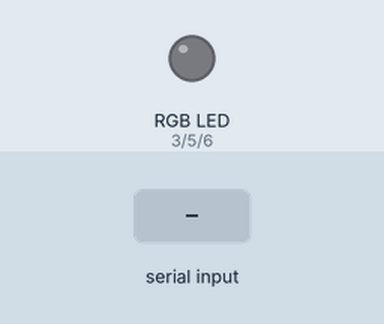
The sketch below on a simulated Arduino Uno, built with avr-gcc and run on an emulated ATmega328P. Parts: an RGB LED mixed from three pins (HIGH = lit). Inputs (shaded band) come from the test bench. Dim RGB values are drawn brighter than linear; what the sketch prints to the serial monitor is not drawn.

Above: at 1.2 s.
1.3 s: "G90\n" received over Serial
At 2.3 s:
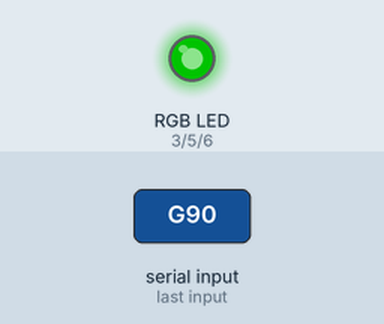
2.8 s: "G,45\n" received over Serial
At 3.4 s:
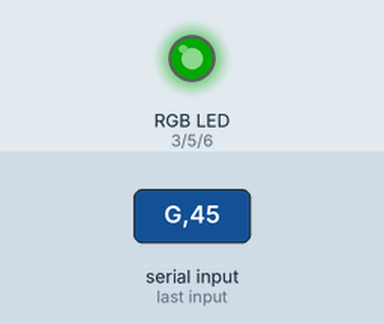
4.3 s: "B90\n" received over Serial
At 4.6 s:
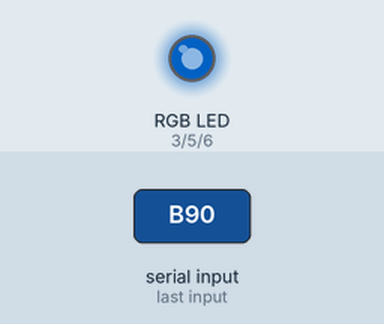
5.8 s: "G" received over Serial
At 7.6 s:
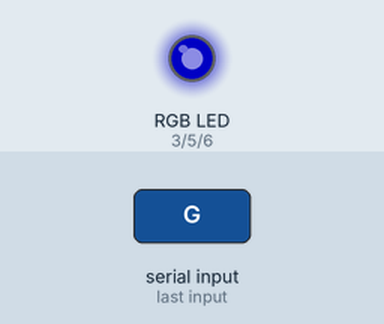
8.2 s: "B,45\n" received over Serial
At 8.7 s:
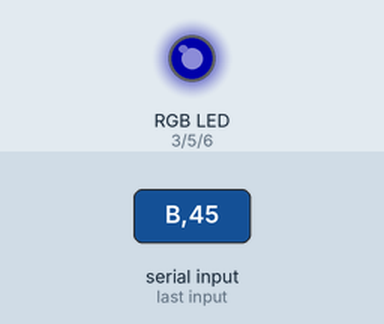
9.7 s: "R90\n" received over Serial
At 11.1 s:
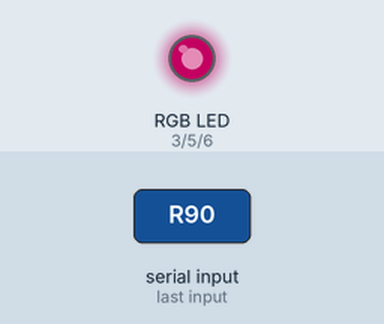
Timing chart, 0 to 12.2 s (numbered marks = the images above; inputs shaded):
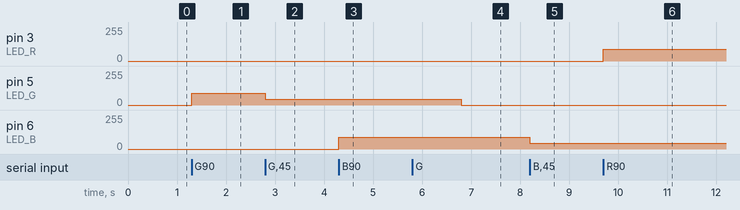

The sketch:

led.ino
```cpp
//  Auto Generated Code for Arduino IDE
//  Created using keuwlsofts Bluetooth Electronics App
//  www.keuwl.com

//  Steps:
//  1) Upload code and power your Arduino project
//  2) Run Bluetooth Electronics App and connect to your device
//  3) Press the reset button on your Arduino

//  This auto generated code template is only a suggestion to get you started.
//  It is incomplete and will need modification specific to your project.

int update_interval=100; // time interval in ms for updating panel indicators
unsigned long last_time=0; // time of last update
char data_in; // data received from serial link
int slider_value; // Received Slider Values
String text; // String for text elements

#define LED_R 3
#define LED_G 5
#define LED_B 6

void setup() {

  Serial.begin(115200); //Change baud rate as required!

  pinMode(LED_R, OUTPUT);
  pinMode(LED_G, OUTPUT);
  pinMode(LED_B, OUTPUT);


///////////// Build panel in app

Serial.println(F("*.kwl"));
delay(2);
Serial.println(F("clear_panel()"));
delay(2);
Serial.print(F("set_grid_size(17,8)"));
delay(2);
Serial.println(F(""));
delay(2);
Serial.print(F("add_text(3,2,xlarge,"));
delay(2);
Serial.print(F("R,Red LED,250,115,11"));
delay(2);
Serial.println(F("0,0)"));
delay(2);
Serial.print(F("add_text(3,3,xlarge,"));
delay(2);
Serial.print(F("R,Green LED,110,245,"));
delay(2);
Serial.println(F("110,0)"));
delay(2);
Serial.print(F("add_text(3,4,xlarge,"));
delay(2);
Serial.print(F("R,Blue LED,90,110,24"));
delay(2);
Serial.println(F("5,0)"));
delay(2);
Serial.print(F("add_text(1,0,xlarge,"));
delay(2);
Serial.print(F("L,Led Brightness Con"));
delay(2);
Serial.print(F("troller,250,245,240,"));
delay(2);
Serial.println(F("0)"));
delay(2);
Serial.print(F("add_slider(4,3,1,0,2"));
delay(2);
Serial.println(F("55,0,G,A,0)"));
delay(2);
Serial.print(F("add_slider(4,4,1,0,2"));
delay(2);
Serial.println(F("55,0,B,A,0)"));
delay(2);
Serial.print(F("add_slider(4,2,1,0,2"));
delay(2);
Serial.println(F("55,0,R,A,0)"));
delay(2);
Serial.print(F("set_panel_notes(LED "));
delay(2);
Serial.print(F("Brightness,Control t"));
delay(2);
Serial.print(F("he Red, Green and Bl"));
delay(2);
Serial.print(F("ue Brightness,with S"));
delay(2);
Serial.print(F("liders that adjust t"));
delay(2);
Serial.print(F("he PWM.,Requires: Ar"));
delay(2);
Serial.print(F("udino, HC-06, LEDs, "));
delay(2);
Serial.println(F("Resistors)"));
delay(2);
Serial.println(F("run()"));
delay(2);
Serial.println(F("*"));
delay(2);

}

void loop() {

  /////////////   Receive and Process Data

  if (Serial.available()){
    data_in=Serial.read();  //Get next character

    if(data_in=='G'){ //  Slider
      slider_value=Serial.parseInt();
      //<--- Perhaps do something with slider_value here
      analogWrite(LED_G, slider_value);
    }

    if(data_in=='B'){ //  Slider
      slider_value=Serial.parseInt();
      //<--- Perhaps do something with slider_value here
      analogWrite(LED_B, slider_value);
    }

    if(data_in=='R'){ //  Slider
      slider_value=Serial.parseInt();
      //<--- Perhaps do something with slider_value here
      analogWrite(LED_R, slider_value);
    }

  }

  /////////////  Send Data to Android device

  unsigned long t=millis();
  if ((t-last_time)>update_interval){
    last_time=t;

    // Update Text Element
    text="abc"; // <--- Set text to send here
    Serial.print("0"+text+"");
delay(2);

    // Update Text Element
    text="abc"; // <--- Set text to send here
    Serial.print("0"+text+"");
delay(2);

    // Update Text Element
    text="abc"; // <--- Set text to send here
    Serial.print("0"+text+"");
delay(2);

    // Update Text Element
    text="abc"; // <--- Set text to send here
    Serial.print("0"+text+"");
delay(2);

  }

}
```

Measured:
- after the input at 1.3 s, pin 5 (LED_G): 0/255 → 90/255 at once
- after the input at 2.8 s, pin 5 (LED_G): 90/255 → 45/255 at once
- after the input at 4.3 s, pin 6 (LED_B): 0/255 → 90/255 at once
- after the input at 5.8 s, pin 5 (LED_G): 45/255 → 0/255 after 1.0 s
- after the input at 8.2 s, pin 6 (LED_B): 90/255 → 45/255 at once
- after the input at 9.7 s, pin 3 (LED_R): 0/255 → 90/255 at once
